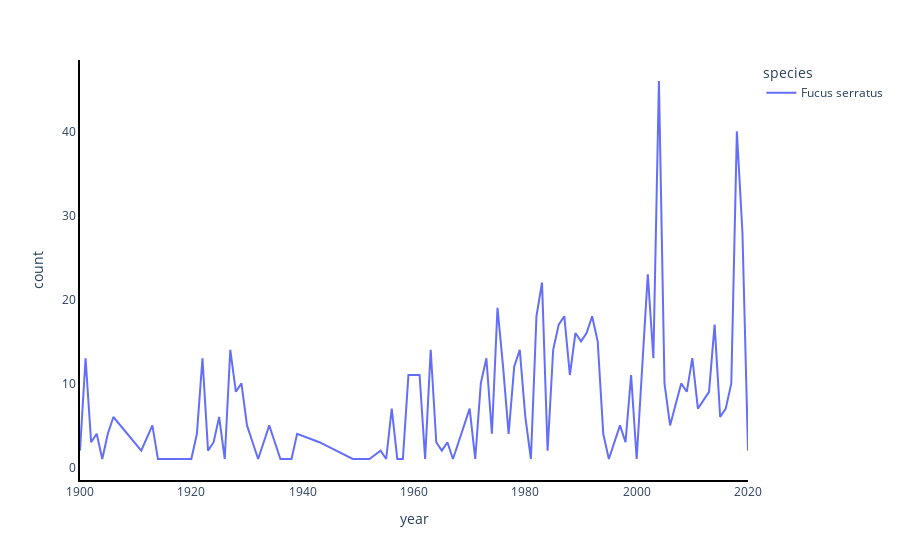

The notebook cell this image was saved under:
### Markdown cell above
# Some plots

### Code cell
fucus = df2[df2['species'] == 'Fucus serratus']
fig = px.line(fucus, x="year", y = 'count', color = 'species')

fig.update_layout({'plot_bgcolor': 'rgba(0, 0, 0, 0)',
'paper_bgcolor': 'rgba(0, 0, 0, 0)'})

fig.update_xaxes(showline=True, linewidth=2, linecolor='black')
fig.update_yaxes(showline=True, linewidth=2, linecolor='black')

fig.show()

### Figure 1 — Plotly figure (JSON) as saved in the notebook; plotly's stock layout.template omitted (floating-point values rounded to 4 significant figures)
{"data": [{"hovertemplate": "species=Fucus serratus<br>year=%{x}<br>count=%{y}<extra></extra>", "legendgroup": "Fucus serratus", "line": {"color": "#636efa", "dash": "solid"}, "mode": "lines", "name": "Fucus serratus", "orientation": "v", "showlegend": true, "type": "scatter", "x": [1900, 1901, 1902, 1903, 1904, 1905, 1906, 1911, 1913, 1914, 1915, 1920, 1921, 1922, 1923, 1924, 1925, 1926, 1927, 1928, 1929, 1930, 1931, 1932, 1933, 1934, 1935, 1936, 1937, 1938, 1939, 1943, 1949, 1950, 1952, 1954, 1955, 1956, 1957, 1958, 1959, 1961, 1962, 1963, 1964, 1965, 1966, 1967, 1970, 1971, 1972, 1973, 1974, 1975, 1976, 1977, 1978, 1979, 1980, 1981, 1982, 1983, 1984, 1985, 1986, 1987, 1988, 1989, 1990, 1991, 1992, 1993, 1994, 1995, 1996, 1997, 1998, 1999, 2000, 2001, 2002, 2003, 2004, 2005, 2006, 2008, 2009, 2010, 2011, 2013, 2014, 2015, 2016, 2017, 2018, 2019, 2020], "xaxis": "x", "y": [2, 13, 3, 4, 1, 4, 6, 2, 5, 1, 1, 1, 4, 13, 2, 3, 6, 1, 14, 9, 10, 5, 3, 1, 3, 5, 3, 1, 1, 1, 4, 3, 1, 1, 1, 2, 1, 7, 1, 1, 11, 11, 1, 14, 3, 2, 3, 1, 7, 1, 10, 13, 4, 19, 12, 4, 12, 14, 6, 1, 18, 22, 2, 14, 17, 18, 11, 16, 15, 16, 18, 15, 4, 1, 3, 5, 3, 11, 1, 12, 23, 13, 46, 10, 5, 10, 9, 13, 7, 9, 17, 6, 7, 10, 40, 28, 2], "yaxis": "y"}], "layout": {"legend": {"title": {"text": "species"}, "tracegroupgap": 0}, "margin": {"t": 60}, "paper_bgcolor": "rgba(0, 0, 0, 0)", "plot_bgcolor": "rgba(0, 0, 0, 0)", "xaxis": {"anchor": "y", "domain": [0, 1], "linecolor": "black", "linewidth": 2, "showline": true, "title": {"text": "year"}}, "yaxis": {"anchor": "x", "domain": [0, 1], "linecolor": "black", "linewidth": 2, "showline": true, "title": {"text": "count"}}}}
